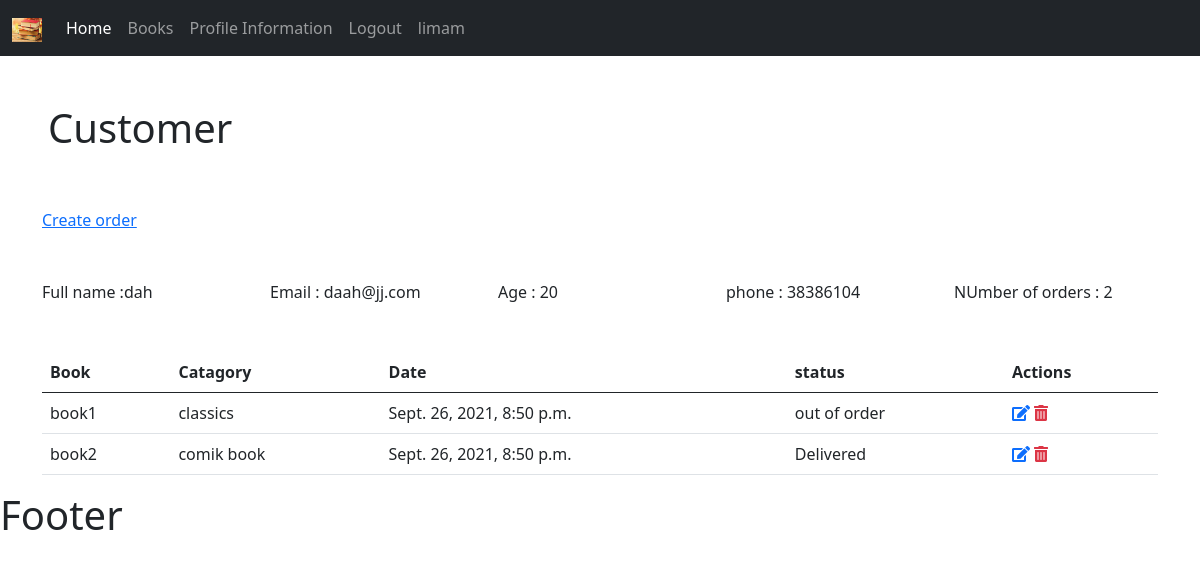
/customer/2 (signed in), run on the app's committed database.
### bookstore/models.py (models this page shows, shortened)
class Customer(models.Model):
    user = models.OneToOneField(User ,null=True ,on_delete=models.CASCADE)
    name =models.CharField(max_length=190, null=True)
    email =models.CharField(max_length=190, null=True)
    phone =models.CharField(max_length=190, null=True)
    age =models.CharField(max_length=190, null=True)
    avatar = models.ImageField(blank=True,null=True, default='person.png')
    date_created =models.DateTimeField(auto_now_add=True, null=True)

class Order(models.Model):
    STATUS =(
        ('pending','pending'),
        ('Delivered','Delivered'),
        ('in progress','in progress'),
        ('out of order','out of order')
    )
    customer =models.ForeignKey(Customer,null=True,on_delete=models.SET_NULL)
    book =models.ForeignKey(Book,null=True,on_delete=models.SET_NULL)
    tags =models.ManyToManyField(Tag)
    date_created =models.DateTimeField(auto_now_add=True, null=True)
    status=models.CharField(max_length=200, null=True,choices=STATUS)

class Book(models.Model):
    CATEGORY =(
        ('classics','classics'),
        ('comik book','comik book'),
        ('Fantasy','Fantasy'),
        ('horror','horror')
    )
    name =models.CharField(max_length=190, null=True)
    author =models.CharField(max_length=190, null=True)
    price =models.FloatField( null=True)
    category =models.CharField(max_length=190, null=True,choices=CATEGORY)
    description =models.CharField(max_length=190, null=True)
    tags =models.ManyToManyField(Tag)
    date_created =models.DateTimeField(auto_now_add=True, null=True)
    def __str__(self) :
        return self.name

### bookstore/decorators.py (the view)
        def wrapper_func(request ,*args,**kwargs):
            group = None
            if request.user.groups.exists():
                group =request.user.groups.all()[0].name
            if group in allowedGroups:
             return view_func(request ,*args,**kwargs)
            else:
                return redirect('user_profile')

### bookstore/views.py (called while the page is built)
@login_required(login_url='login')
@allowedUsers(allowedGroups=['admin'])
def customer(request,pk):
    customer = Customer.objects.get(id=pk)
    orders = customer.order_set.all()
    number_orders =orders.count()
    context = {'customer': customer ,
                'orders': orders, 'number_orders': number_orders}
    return render(request,'bookstore/customer.html', context)

### bookstore/templates/bookstore/customer.html (shortened to what this page needs)
{% extends 'bookstore/main.html'%}
{% block limam %}
<h1 class="p-5">Customer</h1>
<div class="container pb-5">
  <div class="row">
    <div class="col-sm">
      <a href="{% url 'create' customer.id %}">Create order</a>
    </div>
  </div>
</div>
<div class="container pb-5">
  <div class="row">
    <div class="col-sm">
      Full name :{{customer.name}}
    </div>
    <div class="col-sm">
      Email : {{customer.email}}
    </div>
    <div class="col-sm">
      Age : {{customer.age}}
    </div>
    <div class="col-sm">
      phone : {{customer.phone}}
    </div>
    <div class="col-sm">
      NUmber of orders : {{number_orders}}
    </div>
  </div>
</div>
<div class="container">
<table class="table">
  <thead>
    <tr>
      <th scope="col">Book</th>
      <th scope="col">Catagory</th>
      <th scope="col">Date</th>
      <th scope="col">status</th>
      <th scope="col">Actions</th>
    </tr>
  </thead>
  <tbody>
      {% for item in orders %}
        <tr>
      <td>{{item.book}}</td>
      <td>{{item.book.category}}</td>
      <td>{{item.date_created}}</td>
      <td>{{item.status}}</td>
      <td>
        <a href="{% url 'update' item.id %}"><i class="fas fa-edit"></i></a>
        <a class="text-danger" href="{% url 'delete' item.id %}"><i class="fas fa-trash-alt"></i></a>
       </td>
        </tr>
      {% endfor %}
  </tbody>
</table>
</div>
{% endblock %}

### bookstore/templates/bookstore/navbar.html (shortened to what this page needs)
{% load static %}
<nav class="navbar navbar-expand-lg navbar-dark bg-dark">
  <div class="container-fluid">
    <a class="navbar-brand" href="{% url 'home' %}"> <img src="{% static '/images/book.jpg'%}"
    alt="" width="30" height="24"></a>
    <div class="collapse navbar-collapse" id="navbarSupportedContent">
      <ul class="navbar-nav me-auto mb-2 mb-lg-0">
       {% if request.user.is_staff%}
        <li class="nav-item">
          <a class="nav-link active" aria-current="page" href="{% url 'home' %}">Home<span class="sr-only">(current)</span></a>
        </li>
        <li class="nav-item">
          <a class="nav-link" href="{% url 'books' %}">Books</a>
        {% endif %}
        </li>
        <li class="nav-item">
          <a class="nav-link" href="{% url 'profile_info' %}">Profile Information</a>
        </li>
        <li class="nav-item">
          <a class="nav-link" href="{% url 'logout' %}">Logout</a>
        </li>
        <li class="nav-item">
        <a class="nav-link" href="#">{{request.user}}</a>
        </li>
      </ul>
    </div>
  </div>

### data on the page
Customer: name "dah", email "daah@jj.com", age "20", phone "38386104"
Order: book "book1", book.category "classics", date_created "Sept. 26, 2021, 8:50 p.m.", status "out of order"
Order: book "book2", book.category "comik book", date_created "Sept. 26, 2021, 8:50 p.m.", status "Delivered"

### other printed values
{{ request.user }} "limam"
{{ number_orders }} "2"
